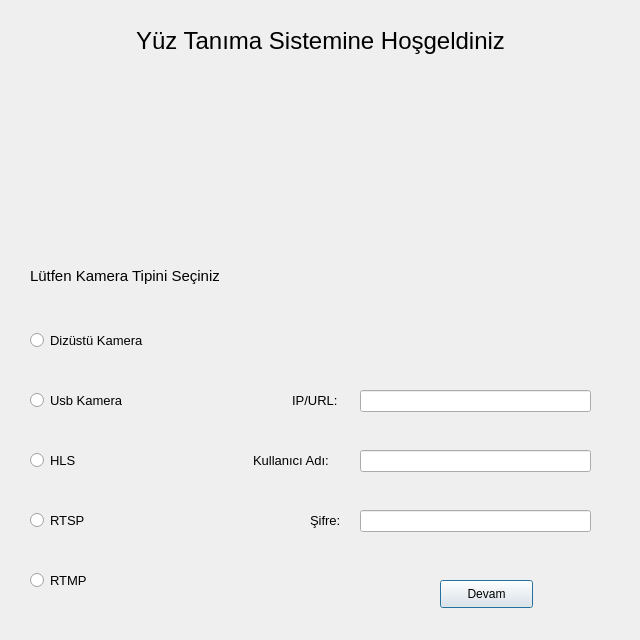
<?xml version="1.0" encoding="UTF-8"?>
<ui version="4.0">
 <class>Dialog</class>
 <widget class="QDialog" name="Dialog">
  <property name="geometry">
   <rect>
    <x>0</x>
    <y>0</y>
    <width>640</width>
    <height>640</height>
   </rect>
  </property>
  <property name="windowTitle">
   <string>Dialog</string>
  </property>
  <widget class="QLabel" name="label">
   <property name="geometry">
    <rect>
     <x>90</x>
     <y>20</y>
     <width>461</width>
     <height>41</height>
    </rect>
   </property>
   <property name="font">
    <font>
     <pointsize>18</pointsize>
    </font>
   </property>
   <property name="text">
    <string>Yüz Tanıma Sistemine Hoşgeldiniz</string>
   </property>
   <property name="alignment">
    <set>Qt::AlignCenter</set>
   </property>
  </widget>
  <widget class="QLabel" name="label_2">
   <property name="geometry">
    <rect>
     <x>210</x>
     <y>80</y>
     <width>211</width>
     <height>121</height>
    </rect>
   </property>
   <property name="text">
    <string/>
   </property>
   <property name="pixmap">
    <pixmap>logdef.png</pixmap>
   </property>
  </widget>
  <widget class="QLabel" name="label_3">
   <property name="geometry">
    <rect>
     <x>30</x>
     <y>240</y>
     <width>291</width>
     <height>71</height>
    </rect>
   </property>
   <property name="font">
    <font>
     <pointsize>11</pointsize>
    </font>
   </property>
   <property name="text">
    <string>Lütfen Kamera Tipini Seçiniz</string>
   </property>
  </widget>
  <widget class="QRadioButton" name="rbnLaptop">
   <property name="geometry">
    <rect>
     <x>30</x>
     <y>330</y>
     <width>171</width>
     <height>21</height>
    </rect>
   </property>
   <property name="font">
    <font>
     <pointsize>10</pointsize>
    </font>
   </property>
   <property name="text">
    <string>Dizüstü Kamera</string>
   </property>
  </widget>
  <widget class="QRadioButton" name="rbnUsb">
   <property name="geometry">
    <rect>
     <x>30</x>
     <y>390</y>
     <width>131</width>
     <height>21</height>
    </rect>
   </property>
   <property name="font">
    <font>
     <pointsize>10</pointsize>
    </font>
   </property>
   <property name="text">
    <string>Usb Kamera</string>
   </property>
  </widget>
  <widget class="QRadioButton" name="rbnHls">
   <property name="geometry">
    <rect>
     <x>30</x>
     <y>450</y>
     <width>131</width>
     <height>21</height>
    </rect>
   </property>
   <property name="font">
    <font>
     <pointsize>10</pointsize>
    </font>
   </property>
   <property name="text">
    <string>HLS </string>
   </property>
  </widget>
  <widget class="QRadioButton" name="rbnRtsp">
   <property name="geometry">
    <rect>
     <x>30</x>
     <y>510</y>
     <width>131</width>
     <height>21</height>
    </rect>
   </property>
   <property name="font">
    <font>
     <pointsize>10</pointsize>
    </font>
   </property>
   <property name="text">
    <string>RTSP</string>
   </property>
  </widget>
  <widget class="QRadioButton" name="rbnRtmp">
   <property name="geometry">
    <rect>
     <x>30</x>
     <y>570</y>
     <width>131</width>
     <height>21</height>
    </rect>
   </property>
   <property name="font">
    <font>
     <pointsize>10</pointsize>
    </font>
   </property>
   <property name="text">
    <string>RTMP</string>
   </property>
  </widget>
  <widget class="QLabel" name="lblIP">
   <property name="geometry">
    <rect>
     <x>292</x>
     <y>390</y>
     <width>61</width>
     <height>20</height>
    </rect>
   </property>
   <property name="font">
    <font>
     <pointsize>10</pointsize>
     <weight>50</weight>
     <bold>false</bold>
    </font>
   </property>
   <property name="text">
    <string>IP/URL:</string>
   </property>
  </widget>
  <widget class="QLabel" name="lblUsername">
   <property name="geometry">
    <rect>
     <x>253</x>
     <y>450</y>
     <width>101</width>
     <height>20</height>
    </rect>
   </property>
   <property name="font">
    <font>
     <pointsize>10</pointsize>
    </font>
   </property>
   <property name="text">
    <string>Kullanıcı Adı:</string>
   </property>
  </widget>
  <widget class="QLabel" name="lblPassword">
   <property name="geometry">
    <rect>
     <x>310</x>
     <y>505</y>
     <width>43</width>
     <height>30</height>
    </rect>
   </property>
   <property name="font">
    <font>
     <pointsize>10</pointsize>
    </font>
   </property>
   <property name="text">
    <string>Şifre:</string>
   </property>
  </widget>
  <widget class="QLineEdit" name="lineIP">
   <property name="geometry">
    <rect>
     <x>360</x>
     <y>390</y>
     <width>231</width>
     <height>22</height>
    </rect>
   </property>
  </widget>
  <widget class="QLineEdit" name="lineUser">
   <property name="geometry">
    <rect>
     <x>360</x>
     <y>450</y>
     <width>231</width>
     <height>22</height>
    </rect>
   </property>
  </widget>
  <widget class="QLineEdit" name="linePassword">
   <property name="geometry">
    <rect>
     <x>360</x>
     <y>510</y>
     <width>231</width>
     <height>22</height>
    </rect>
   </property>
   <property name="echoMode">
    <enum>QLineEdit::Password</enum>
   </property>
   <property name="readOnly">
    <bool>false</bool>
   </property>
  </widget>
  <widget class="QPushButton" name="nextButton">
   <property name="geometry">
    <rect>
     <x>440</x>
     <y>580</y>
     <width>93</width>
     <height>28</height>
    </rect>
   </property>
   <property name="text">
    <string>Devam</string>
   </property>
  </widget>
 </widget>
 <resources/>
 <connections/>
</ui>
